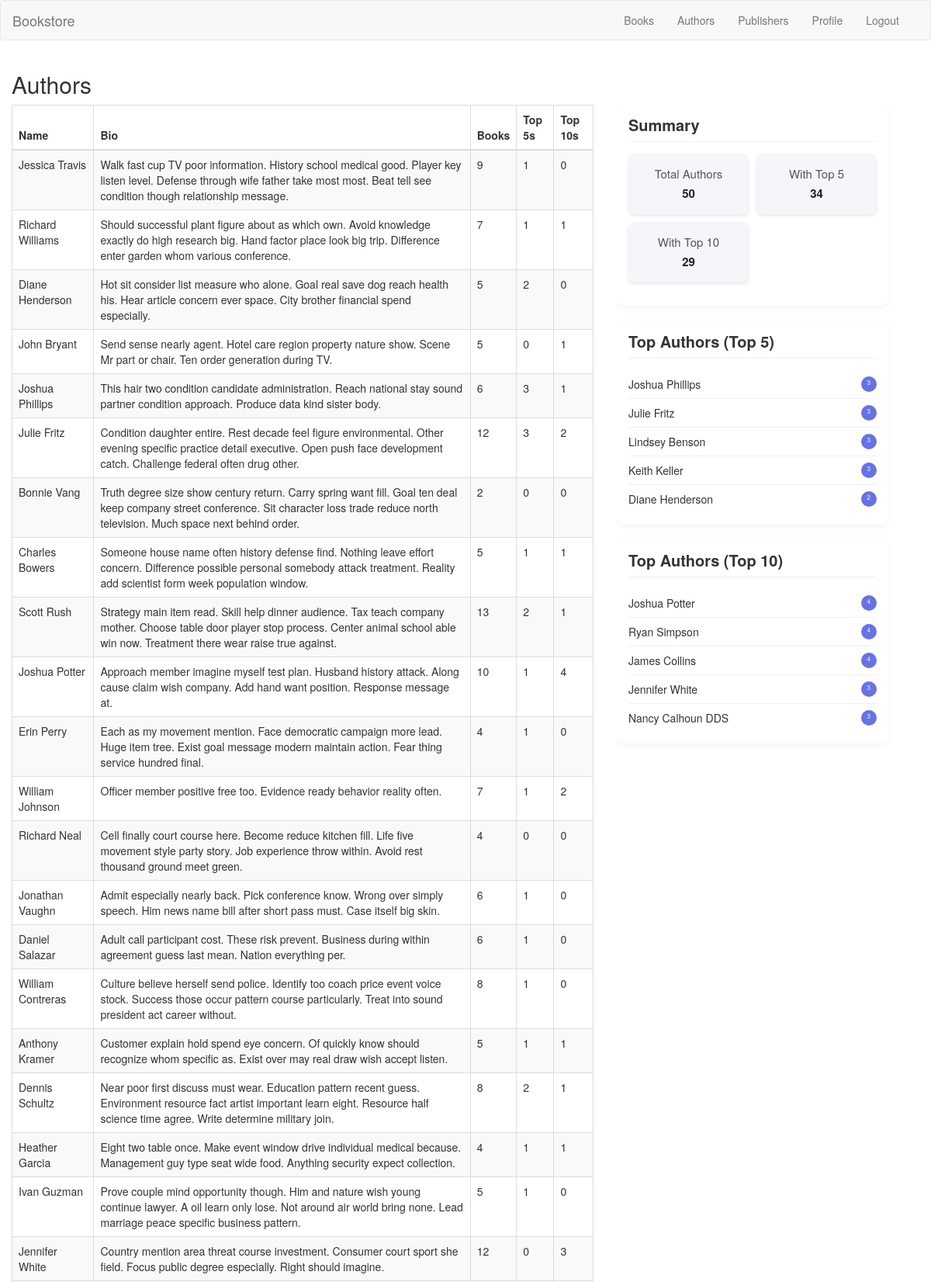
Page /authors/ (signed in, upper part) on the committed database.
### catalog/models.py (models this page shows, shortened)
class Author(models.Model):
    name = models.CharField(max_length=100)
    bio = models.TextField(blank=True)

### catalog/views.py (the view)
# urls.py: path('authors/', views.author_list, name='authors'),
@login_required
def author_list(request):
    authors = (
        Author.objects
        .annotate(
            book_count=Count('book'),
            top5_count=Count(
                'book__bestselleraccolade',
                filter=Q(book__bestselleraccolade__category='Top 5')
            ),
            top10_count=Count(
                'book__bestselleraccolade',
                filter=Q(book__bestselleraccolade__category='Top 10')
            )
        )
    )
    simple_search = request.GET.get('simple_search', '')
    if simple_search:
        authors = authors.filter(name__icontains=simple_search)
    paginator = Paginator(authors, 20)
    page_number = request.GET.get('page')
    page_obj = paginator.get_page(page_number)
    context = {
        'authors': page_obj,
        'simple_search': simple_search,
    }
    if request.user.is_authenticated:
        context['favorite_ids'] = list(request.user.profile.favorite_authors.values_list('id', flat=True))
    if request.headers.get('x-requested-with') == 'XMLHttpRequest':
        html = render_to_string('partials/author_list.html', context, request=request)
        return HttpResponse(html)
    analytics = {
        'total_authors': authors.count(),
        'authors_with_top5': authors.filter(top5_count__gt=0).count(),
        'authors_with_top10': authors.filter(top10_count__gt=0).count(),
        'top_authors_top5': authors.filter(top5_count__gt=0).order_by('-top5_count')[:5],
        'top_authors_top10': authors.filter(top10_count__gt=0).order_by('-top10_count')[:5],
    }
    return render(request, 'authors.html', {
        'authors': authors,
        'analytics': analytics,
    })

### templates/authors.html (shortened to what this page needs)
{% extends 'base.html' %}
{% load static %}
{% load url_tags %}
{% block content %}
<div class="container-fluid">
  <h2>Authors</h2>
  <div class="row content-container">
    <div class="col-md-8">
      <table class="table table-striped table-bordered">
        <thead>
          <tr>
            <th>Name</th>
            <th>Bio</th>
            <th>Books</th>
            <th>Top 5s</th>
            <th>Top 10s</th>
          </tr>
        </thead>
        <tbody>
          {% for a in authors %}
          <tr>
            <td>{{ a.name }}</td>
            <td>{{ a.bio|default_if_none:"" }}</td>
            <td>{{ a.book_count }}</td>
            <td>{{ a.top5_count }}</td>
            <td>{{ a.top10_count }}</td>
          </tr>
          {% empty %}
          <tr><td colspan="5">No authors found.</td></tr>
          {% endfor %}
        </tbody>
      </table>
    </div>
    <div class="col-md-4">
      <div class="analytics-sidebar">
        <div class="mini-section">
          <div class="mini-section-header"><h3>Summary</h3></div>
          <div class="mini-kpi-grid">
            <div class="mini-kpi-tile">
              <div class="mini-kpi-title">Total Authors</div>
              <div class="mini-kpi-value">{{ analytics.total_authors }}</div>
            </div>
            <div class="mini-kpi-tile">
              <div class="mini-kpi-title">With Top 5</div>
              <div class="mini-kpi-value">{{ analytics.authors_with_top5 }}</div>
            </div>
            <div class="mini-kpi-tile">
              <div class="mini-kpi-title">With Top 10</div>
              <div class="mini-kpi-value">{{ analytics.authors_with_top10 }}</div>
            </div>
          </div>
        </div>
        <div class="mini-section">
          <div class="mini-section-header"><h3>Top Authors (Top 5)</h3></div>
          <ul class="mini-list">
            {% for a in analytics.top_authors_top5 %}
            <li><span class="name">{{ a.name }}</span><span class="count">{{ a.top5_count }}</span></li>
            {% empty %}
            <li>No data</li>
            {% endfor %}
          </ul>
        </div>
        <div class="mini-section">
          <div class="mini-section-header"><h3>Top Authors (Top 10)</h3></div>
          <ul class="mini-list">
            {% for a in analytics.top_authors_top10 %}
            <li><span class="name">{{ a.name }}</span><span class="count">{{ a.top10_count }}</span></li>
            {% empty %}
            <li>No data</li>
            {% endfor %}
          </ul>
        </div>
      </div>
    </div>
  </div>
</div>
{% endblock %}

### templates/authors.html (style rules this page uses)
.content-container { width: 100%; gap: 20px; }
.analytics-sidebar { flex: 2; position: sticky; top: 20px; height: auto; overflow-y: auto; padding-right: 10px; }
.mini-section { background-color: white; border-radius: 10px; box-shadow: 0 2px 8px rgba(0,0,0,0.05); margin-bottom: 20px; padding: 15px; }
.mini-section-header { display: flex; justify-content: space-between; align-items: center; border-bottom: 1px solid #f0f0f0; padding-bottom: 10px; margin-bottom: 15px; }
.mini-section-header h3 { font-size: 2rem; font-weight: 600; margin: 0; }
.mini-kpi-grid { display: grid; grid-template-columns: repeat(2, 1fr); gap: 10px; margin-bottom: 15px; }
.mini-kpi-tile { background: #f5f6fa; border-radius: 8px; padding: 15px; text-align: center; box-shadow: 0 2px 4px rgba(0,0,0,0.1); }
.mini-kpi-title { font-size: 1.5rem; color: #555; margin-bottom: 5px; }
.mini-kpi-value { font-size: 1.5rem; font-weight: 700; color: #222; }
.mini-list { margin: 0; padding: 0; list-style: none; }
.mini-list li { display: flex; justify-content: space-between; padding: 8px 0; border-bottom: 1px solid #f0f0f0; }
.mini-list li:last-child { border-bottom: none; }
.mini-list .name { font-weight: 500; }
.mini-list .count { background: #6772e5; color: white; padding: 2px 8px; border-radius: 12px; font-size: .8rem; }

### rows in the picture
Author: name "Jessica Travis", bio "Walk fast cup TV poor information. History school medical good. Player key listen level. Defense through wife father take most most. Beat tell see condition though relationship message.", book_count "9", top5_count "1", top10_count "0"
Author: name "Richard Williams", bio "Should successful plant figure about as which own. Avoid knowledge exactly do high research big. Hand factor place look big trip. Difference enter garden whom various conference.", book_count "7", top5_count "1", top10_count "1"
Author: name "Diane Henderson", bio "Hot sit consider list measure who alone. Goal real save dog reach health his. Hear article concern ever space. City brother financial spend especially.", book_count "5", top5_count "2", top10_count "0"
Author: name "John Bryant", bio "Send sense nearly agent. Hotel care region property nature show. Scene Mr part or chair. Ten order generation during TV.", book_count "5", top5_count "0", top10_count "1"
Author: name "Joshua Phillips", bio "This hair two condition candidate administration. Reach national stay sound partner condition approach. Produce data kind sister body.", book_count "6", top5_count "3", top10_count "1"
Author: name "Julie Fritz", bio "Condition daughter entire. Rest decade feel figure environmental. Other evening specific practice detail executive. Open push face development catch. Challenge federal often drug other.", book_count "12", top5_count "3", top10_count "2"
Author: name "Bonnie Vang", bio "Truth degree size show century return. Carry spring want fill. Goal ten deal keep company street conference. Sit character loss trade reduce north television. Much space next behind order.", book_count "2", top5_count "0", top10_count "0"
Author: name "Charles Bowers", bio "Someone house name often history defense find. Nothing leave effort concern. Difference possible personal somebody attack treatment. Reality add scientist form week population window.", book_count "5", top5_count "1", top10_count "1"
Author: name "Scott Rush", bio "Strategy main item read. Skill help dinner audience. Tax teach company mother. Choose table door player stop process. Center animal school able win now. Treatment there wear raise true against.", book_count "13", top5_count "2", top10_count "1"
Author: name "Joshua Potter", bio "Approach member imagine myself test plan. Husband history attack. Along cause claim wish company. Add hand want position. Response message at.", book_count "10", top5_count "1", top10_count "4"
Author: name "Erin Perry", bio "Each as my movement mention. Face democratic campaign more lead. Huge item tree. Exist goal message modern maintain action. Fear thing service hundred final.", book_count "4", top5_count "1", top10_count "0"
Author: name "William Johnson", bio "Officer member positive free too. Evidence ready behavior reality often.", book_count "7", top5_count "1", top10_count "2"
Author: name "Richard Neal", bio "Cell finally court course here. Become reduce kitchen fill. Life five movement style party story. Job experience throw within. Avoid rest thousand ground meet green.", book_count "4", top5_count "0", top10_count "0"
Author: name "Jonathan Vaughn", bio "Admit especially nearly back. Pick conference know. Wrong over simply speech. Him news name bill after short pass must. Case itself big skin.", book_count "6", top5_count "1", top10_count "0"
Author: name "Daniel Salazar", bio "Adult call participant cost. These risk prevent. Business during within agreement guess last mean. Nation everything per.", book_count "6", top5_count "1", top10_count "0"
Author: name "William Contreras", bio "Culture believe herself send police. Identify too coach price event voice stock. Success those occur pattern course particularly. Treat into sound president act career without.", book_count "8", top5_count "1", top10_count "0"
Author: name "Anthony Kramer", bio "Customer explain hold spend eye concern. Of quickly know should recognize whom specific as. Exist over may real draw wish accept listen.", book_count "5", top5_count "1", top10_count "1"
Author: name "Dennis Schultz", bio "Near poor first discuss must wear. Education pattern recent guess. Environment resource fact artist important learn eight. Resource half science time agree. Write determine military join.", book_count "8", top5_count "2", top10_count "1"
Author: name "Heather Garcia", bio "Eight two table once. Make event window drive individual medical because. Management guy type seat wide food. Anything security expect collection.", book_count "4", top5_count "1", top10_count "1"
Author: name "Ivan Guzman", bio "Prove couple mind opportunity though. Him and nature wish young continue lawyer. A oil learn only lose. Not around air world bring none. Lead marriage peace specific business pattern.", book_count "5", top5_count "1", top10_count "0"
Author: name "Jennifer White", bio "Country mention area threat course investment. Consumer court sport she field. Focus public degree especially. Right should imagine.", book_count "12", top5_count "0", top10_count "3"
Author: name "Lindsey Benson", top5_count "3"
Author: name "Keith Keller", top5_count "3"
Author: name "Ryan Simpson", top10_count "4"
Author: name "James Collins", top10_count "4"
Author: name "Nancy Calhoun DDS", top10_count "3"

### other values in the picture
{{ analytics.total_authors }} "50"
{{ analytics.authors_with_top5 }} "34"
{{ analytics.authors_with_top10 }} "29"
